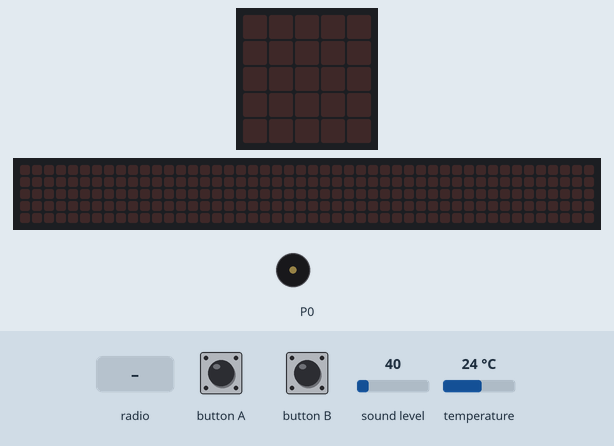
A program run on a simulated BBC micro:bit (MakeCode). Shown: the board's 5×5 LED display, a strip that is not on the board, showing the scrolling text unrolled, buzzer (waves = sounding). The test bench sets the inputs (shaded band); at power-on: sound level 40, temperature 24 °C. The 48×5 strip is a reading aid, not a part: it shows the text the display is scrolling, unrolled, one strip-width of it at a time.

Above: at 1.2 s.
1.3 s: button A pressed for 0.15 s
At 2.03 s:
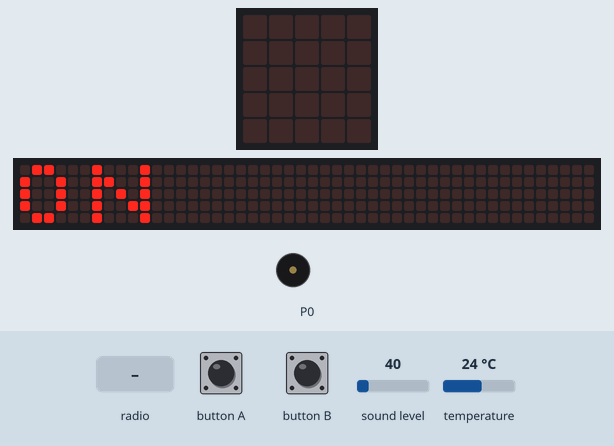
4.3 s: button B pressed for 0.15 s
At 4.55 s:
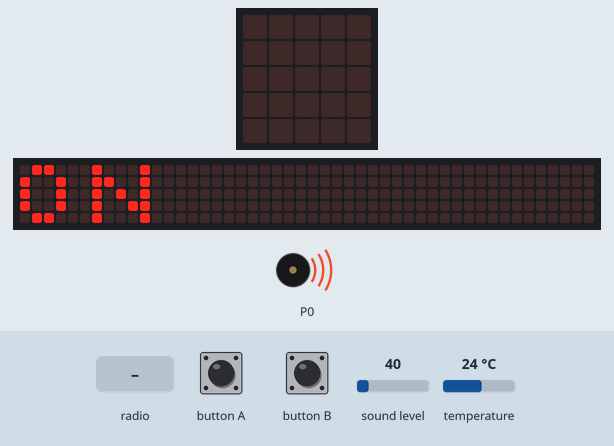
7.3 s: radio message "robo" arrives
At 8.63 s:
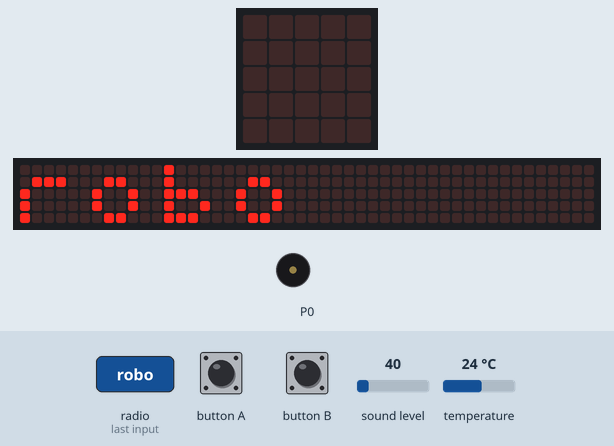
10.3 s: button A pressed for 0.15 s
At 10.58 s:
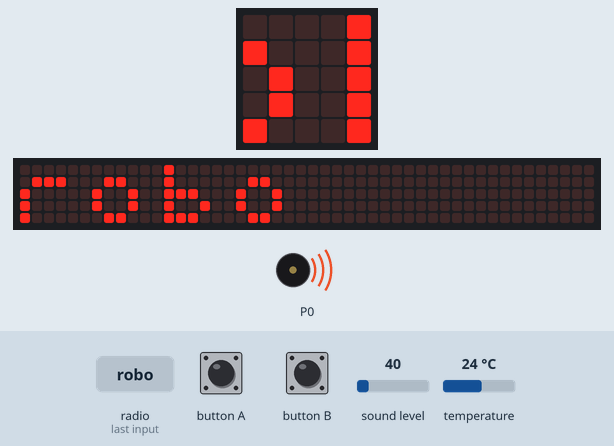
13.3 s: button A pressed for 0.15 s
Timing chart, 0 to 29.4 s (numbered marks = the images above; inputs shaded):
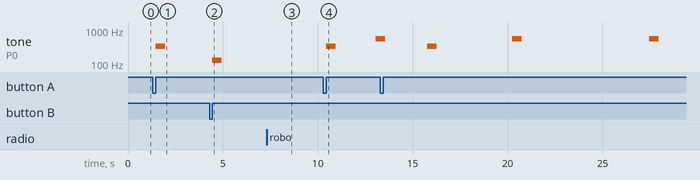

The program:

main.ts
```typescript
input.onButtonPressed(Button.A, function () {
    alarmaActiva = true
    music.playTone(330, music.beat(BeatFraction.Whole))
    basic.showString("ON")
})
radio.onReceivedString(function (receivedString) {
    Alerta(receivedString)
})
input.onButtonPressed(Button.B, function () {
    alarmaActiva = false
    music.playTone(131, music.beat(BeatFraction.Whole))
    basic.showString("OFF")
})
function Alerta (texto: string) {
    for (let index = 0; index < 100; index++) {
        basic.showString(texto)
        music.playTone(554, music.beat(BeatFraction.Whole))
    }
}
let alarmaActiva = false
alarmaActiva = false
radio.setGroup(1)
basic.forever(function () {
    if (alarmaActiva == true) {
        if (input.temperature() >= 47) {
            radio.sendString("fuego")
        }
        if (input.soundLevel() >= 150) {
            radio.sendString("robo")
        }
    }
    basic.pause(5000)
})
```

test.ts
```typescript
// aquí va el archivo "tests"; esto no se compilará cuando este paquete se utilice como una extensión.
```

Measured:
- after the input at 1.3 s, tone on P0: silent → 330 Hz after 0.15 s, → silent 0.50 s later; the display: changes after 0.66 s (image 1)
- after the input at 4.3 s, tone on P0: silent → 131 Hz after 0.15 s, → silent 0.50 s later
- after the input at 7.3 s, the display: first differs from a run without the input after 1.3 s (image 3)
- after the input at 10.3 s, tone on P0: silent → 330 Hz after 0.15 s, → silent 0.50 s later, → 554 Hz 2.1 s later
